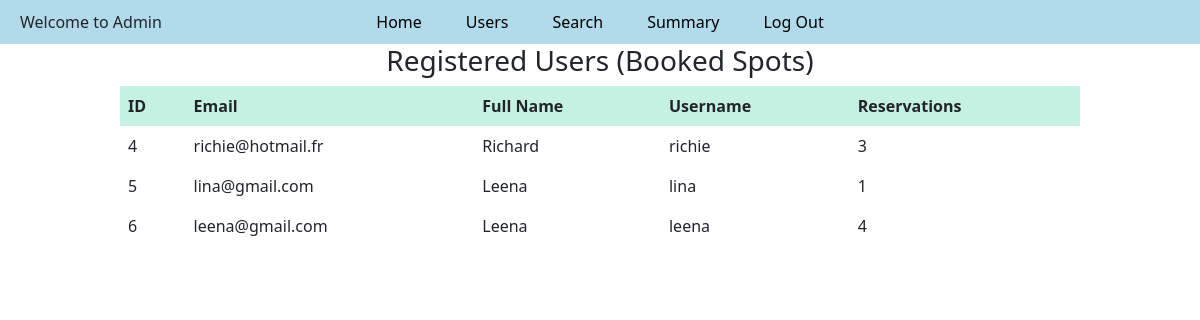
/admin_users, run on the app's committed database.
### models/model.py (models this page shows)
class User_Info(db.Model):
    __tablename__ = "user_info"
    id = db.Column(db.Integer, primary_key=True)
    email = db.Column(db.String, nullable=False)
    full_name = db.Column(db.String, nullable=False)
    user_name = db.Column(db.String, unique=True, nullable=False)
    pwd = db.Column(db.String, nullable=False)
    role = db.Column(db.Integer, nullable=False, default=1)
    reservations = db.relationship( 'Reservation',backref='user',lazy=True, cascade="all, delete-orphan")

### controllers/file_1.py (the view)
@main_routes.route('/admin_users', methods=['GET'])
def admin_users():
    users = User_Info.query.join(Reservation).filter(Reservation.user_id == User_Info.id).distinct().all()
    return render_template("admin_users.html", users=users)

### templates/admin_users.html (shortened to what this page needs)
{% extends "base_admin.html" %}
{% block content %}
<div>
    <h3 style="text-align: center;">Registered Users (Booked Spots)</h3>
</div>
<div>
    <table>
        <thead>
            <tr>
                <th>ID</th>
                <th>Email</th>
                <th>Full Name</th>
                <th>Username</th>
                <th>Reservations</th>
            </tr>
        </thead>
        <tbody>
            {% for user in users %}
            <tr>
                <td>{{ user.id }}</td>
                <td>{{ user.email }}</td>
                <td>{{ user.full_name }}</td>
                <td>{{ user.user_name }}</td>
                <td>{{ user.reservations|length }}</td>
            </tr>
            {% endfor %}
        </tbody>
    </table>
</div>
{% endblock %}

### static/css/admin_dashboard.css (style rules this page uses)
body { text-align: center; font-family: Arial, sans-serif; }
table { margin: 0 auto; border-collapse: collapse; width: 80%; }
th, td { border: 1px solid #002d81; padding: 8px; }
th { background-color: #c4f1e1; }

### data on the page
User_Info: id "4", email "richie@hotmail.fr", full_name "Richard", user_name "richie", reservations|length "3"
User_Info: id "5", email "lina@gmail.com", full_name "Leena", user_name "lina", reservations|length "1"
User_Info: id "6", email "leena@gmail.com", full_name "Leena", user_name "leena", reservations|length "4"
